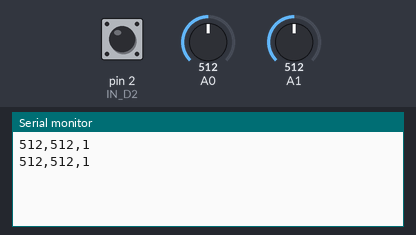
A sketch run on a simulated Arduino Uno, built with avr-gcc and run on an emulated ATmega328P. On the bench: the last lines printed to the serial monitor. Inputs (shaded band) come from the test bench; at power-on: A0 = 512, A1 = 512, pin 2 (IN_D2) HIGH.

Above: at 1.3 s.
1.4 s: A0 set to 716
At 1.9 s:
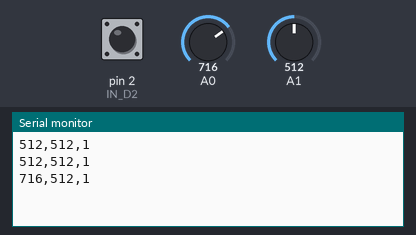
2.9 s: A1 set to 716
At 3.31 s:
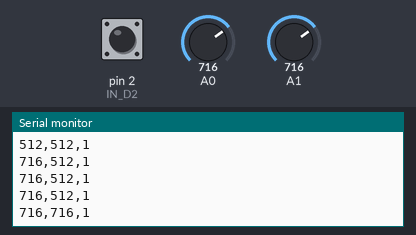
4.4 s: pin 2 (IN_D2) pulled LOW for 0.3 s
At 4.81 s:
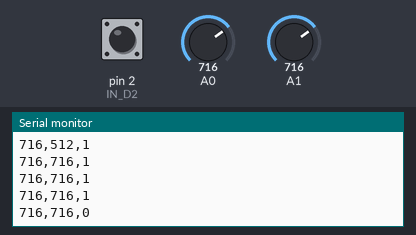
6.2 s: A0 set to 900
At 6.31 s:
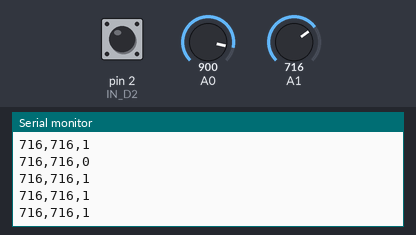
7.7 s: pin 2 (IN_D2) pulled LOW for 1 s
At 8.31 s:
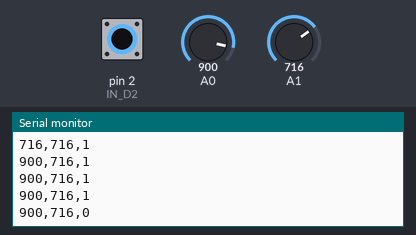
10.2 s: A1 set to 900
At 10.31 s:
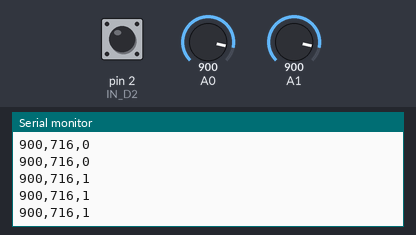
Timing chart, 0 to 12.7 s (numbered marks = the images above; inputs shaded):
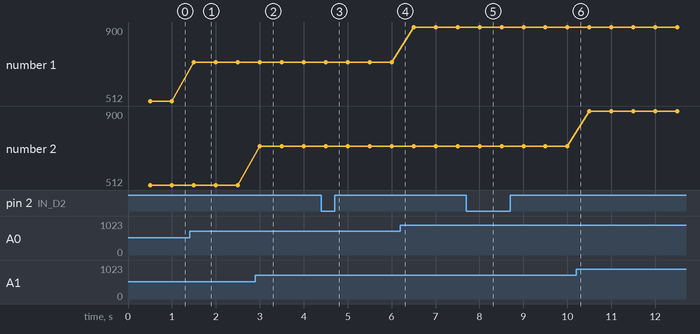

Measured:
- after the input at 1.4 s, the serial monitor: prints a new line after 0.10 s (image 1)
- after the input at 2.9 s, the serial monitor: prints a new line after 0.10 s (image 2)
- after the input at 4.4 s, the serial monitor: prints a new line after 0.10 s (image 3)
- after the input at 7.7 s, the serial monitor: prints a new line after 0.30 s (image 5)
- plotted number 1: 512 → 716 after the input at 1.4 s, 716 → 900 after the input at 6.2 s

The sketch:

lettura_A0_A1_D2.ino
```cpp
/*
  Lettura A0, A1, D2 -> seriale CSV
  Scheda: Arduino UNO R3

  Formato riga (una per campione):   A0,A1,D2
  es.                                 512,1023,1

  Da usare con serial_csv_logger.py:
    - Baud: 9600 (deve coincidere con BAUD_RATE qui sotto)
    - Intestazione nell'app: A0,A1,D2   (oppure A0_V,A1_V,D2 se OUTPUT_VOLT = true)
*/

// ------------------------------------------------------------------ CONFIG
const unsigned long BAUD_RATE   = 9600;
const unsigned long INTERVAL_MS = 500;    // periodo di campionamento
const bool OUTPUT_VOLT = false;           // false = valori ADC 0..1023, true = volt
const float VREF = 5.0;                   // tensione di riferimento ADC (UNO: 5 V)
const bool USE_PULLUP = true;             // true: D2 con pull-up interno (pulsante verso GND)
                                          // false: D2 pilotato da un segnale esterno
// -------------------------------------------------------------------------

const uint8_t IN_A0 = A0;
const uint8_t IN_A1 = A1;
const uint8_t IN_D2 = 2;

unsigned long lastSample = 0;

// Lettura analogica "pulita": la prima conversione dopo il cambio di canale
// del multiplexer può risentire del canale precedente (sorgenti ad alta impedenza),
// quindi la scartiamo.
int readAnalogClean(uint8_t pin) {
  analogRead(pin);
  return analogRead(pin);
}

void setup() {
  Serial.begin(BAUD_RATE);
  pinMode(IN_D2, USE_PULLUP ? INPUT_PULLUP : INPUT);
}

void loop() {
  unsigned long now = millis();
  if (now - lastSample < INTERVAL_MS) return;   // gestisce anche l'overflow di millis()
  lastSample = now;

  int a0 = readAnalogClean(IN_A0);
  int a1 = readAnalogClean(IN_A1);
  int d2 = digitalRead(IN_D2);

  if (OUTPUT_VOLT) {
    Serial.print(a0 * VREF / 1023.0, 3);
    Serial.print(',');
    Serial.print(a1 * VREF / 1023.0, 3);
  } else {
    Serial.print(a0);
    Serial.print(',');
    Serial.print(a1);
  }
  Serial.print(',');
  Serial.println(d2);   // println termina la riga con \r\n: l'app la gestisce
}
```
